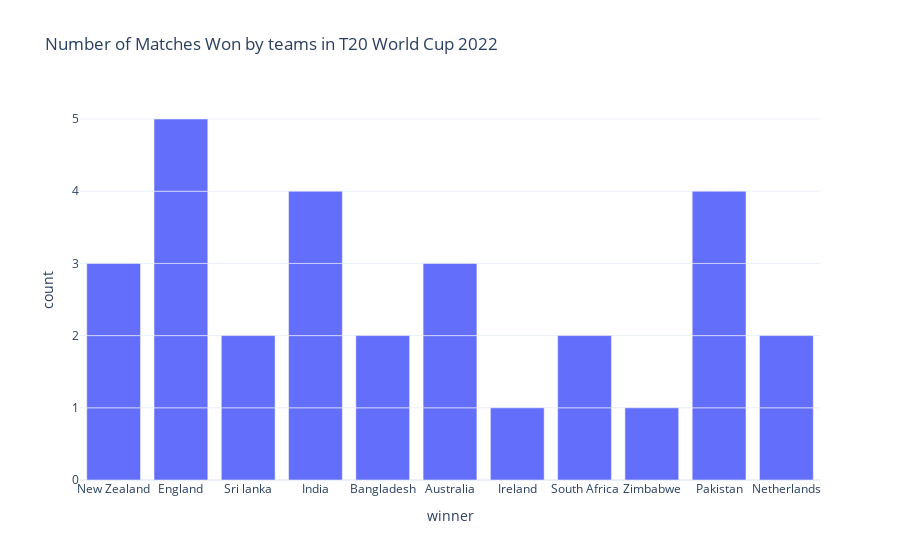

This figure's notebook cell:
### Code cell
#Now look at the number of matches won by each team in the world cup:

figure = px.bar(data, 
                x=data["winner"],
                title="Number of Matches Won by teams in T20 World Cup 2022")
figure.show()

### Figure 1 — Plotly figure (JSON) as saved in the notebook; plotly's stock layout.template omitted (floating-point values rounded to 4 significant figures)
{"data": [{"alignmentgroup": "True", "hovertemplate": "winner=%{x}<br>count=%{y}<extra></extra>", "legendgroup": "", "marker": {"color": "#636efa", "pattern": {"shape": ""}}, "name": "", "offsetgroup": "", "orientation": "v", "showlegend": false, "textposition": "auto", "type": "bar", "x": ["New Zealand", "England", "Sri lanka", "India", "Bangladesh", null, "Australia", "Ireland", null, "South Africa", "India", "Zimbabwe", null, null, "New Zealand", "Bangladesh", "Pakistan", "South Africa", "Australia", "Sri lanka", "England", "Netherlands", "India", "Pakistan", "New Zealand", "Australia", "England", "Netherlands", "Pakistan", "India", "Pakistan", "England", "England"], "xaxis": "x", "y": [1, 1, 1, 1, 1, 1, 1, 1, 1, 1, 1, 1, 1, 1, 1, 1, 1, 1, 1, 1, 1, 1, 1, 1, 1, 1, 1, 1, 1, 1, 1, 1, 1], "yaxis": "y"}], "layout": {"autosize": true, "barmode": "relative", "legend": {"tracegroupgap": 0}, "title": {"text": "Number of Matches Won by teams in T20 World Cup 2022"}, "xaxis": {"anchor": "y", "autorange": true, "domain": [0, 1], "range": [-0.5, 10.5], "title": {"text": "winner"}, "type": "category"}, "yaxis": {"anchor": "x", "autorange": true, "domain": [0, 1], "range": [0, 5.263], "title": {"text": "count"}, "type": "linear"}}}
